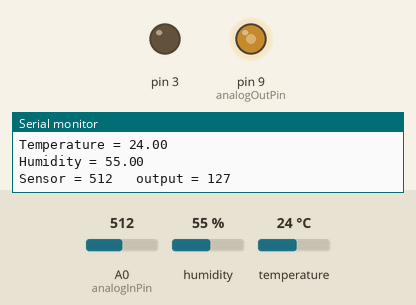
Bench run of a sketch on a simulated Arduino Uno, built with avr-gcc and run on an emulated ATmega328P. On the bench: output pins drawn as LEDs (lit = HIGH), the last lines printed to the serial monitor. Dashed ring = blinking. The test bench sets the inputs (shaded band); at power-on: humidity 55 %, A0 (analogInPin) = 512, temperature 24 °C.

Above: at 1.8 s.
1.9 s: humidity set to 58 %
3.4 s: humidity set to 61 %
At 4.32 s:
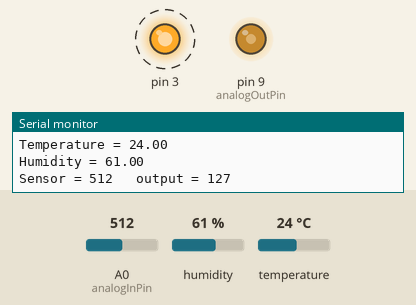
7.5 s: A0 (analogInPin) set to 716
At 9.4 s:
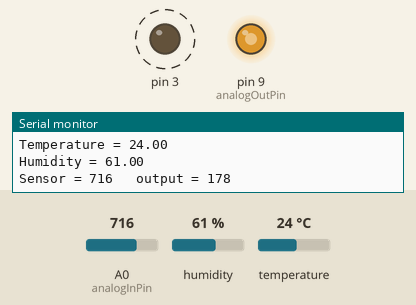
11.6 s: A0 (analogInPin) set to 900
At 12.87 s:
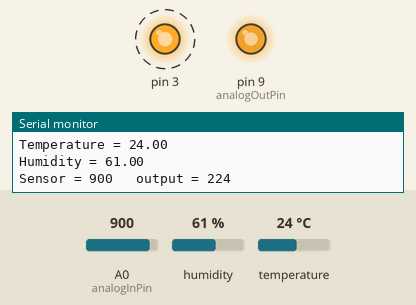
15.7 s: A0 (analogInPin) set to 107
At 17.8 s:
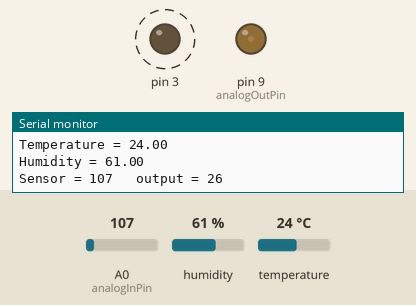
19.8 s: A0 (analogInPin) set to 93
At 20.0 s:
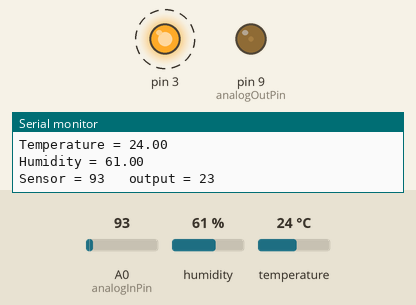
Timing chart, 0 to 24.9 s (numbered marks = the images above; inputs shaded):
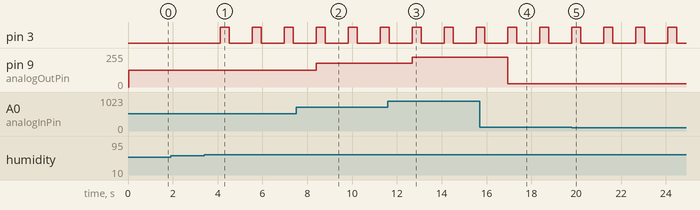

Measured:
- the behaviour switches between 59 and 60 % on humidity (found by bisection; images 0 and 1)
- after the input at 3.4 s, pin 3: alternates HIGH for 0.40 s and LOW for 1.0 s, starting after 0.73 s
- after the input at 7.5 s, pin 9 (analogOutPin): 127/255 → 178/255 after 0.90 s
- after the input at 11.6 s, pin 9 (analogOutPin): 178/255 → 224/255 after 1.1 s
- after the input at 15.7 s, pin 9 (analogOutPin): 224/255 → 26/255 after 1.3 s
- after the input at 19.8 s, pin 9 (analogOutPin): 26/255 → 23/255 at once

The sketch:

dht11-test.ino
```cpp
#include <dht.h>

dht DHT;

#define DHT11_PIN 7
const int analogInPin = A0; // analog pin LDR is attached to
const int analogOutPin = 9;

int sensorValue = 0; // value read from the LDR
int outputValue = 0; // value output to the PWM

void setup(){
  Serial.begin(9600);
  pinMode(3, OUTPUT);
}

void loop()
{
  int chk = DHT.read11(DHT11_PIN);
  Serial.print("Temperature = ");
  Serial.println(DHT.temperature);
  Serial.print("Humidity = ");
  Serial.println(DHT.humidity);
  sensorValue = analogRead(analogInPin);
  outputValue = map(sensorValue, 0, 1023, 0, 255);
  analogWrite(analogOutPin, outputValue);
  Serial.print("Sensor = " );
  Serial.print(sensorValue);
  Serial.print("\t output = ");
  Serial.println(outputValue);
  if (DHT.humidity >=60) {
    digitalWrite(3, HIGH); // turn blue LED on if it gets too damp
    delay(400);
    digitalWrite(3, LOW); // clear the LED
  }
  delay(1000);
}
```
